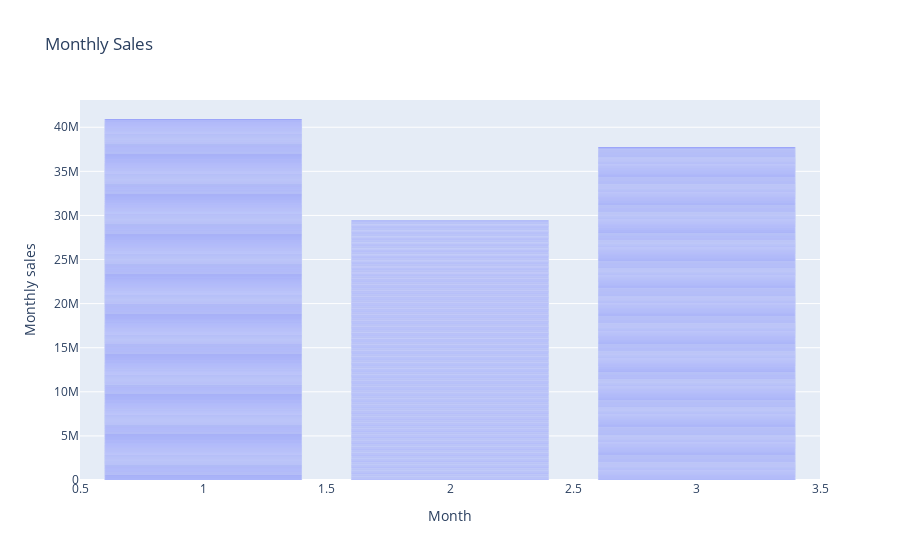

The code cell stored with this chart in its notebook:
### Markdown cell above
5. Bulan dengan pembelian paling minim

### Code cell
#Menampilkan grafik garis untuk penjualan per bulan
fig = px.bar(supermarket,
              x='Month',
              y='Monthly sales',
              title='Monthly Sales')

fig.show()

### Figure 1 — Plotly figure (JSON) as saved in the notebook; plotly's stock layout.template omitted (floating-point values rounded to 4 significant figures; data arrays with more than 128 entries replaced by an {"elided": "..."} marker saying what was removed)
{"data": [{"alignmentgroup": "True", "hovertemplate": "Month=%{x}<br>Monthly sales=%{y}<extra></extra>", "legendgroup": "", "marker": {"color": "#636efa", "pattern": {"shape": ""}}, "name": "", "offsetgroup": "", "orientation": "v", "showlegend": false, "textposition": "auto", "type": "bar", "x": {"elided": "1000 int values"}, "xaxis": "x", "y": {"elided": "1000 float values"}, "yaxis": "y"}], "layout": {"barmode": "relative", "legend": {"tracegroupgap": 0}, "title": {"text": "Monthly Sales"}, "xaxis": {"anchor": "y", "domain": [0, 1], "title": {"text": "Month"}}, "yaxis": {"anchor": "x", "domain": [0, 1], "title": {"text": "Monthly sales"}}}}
